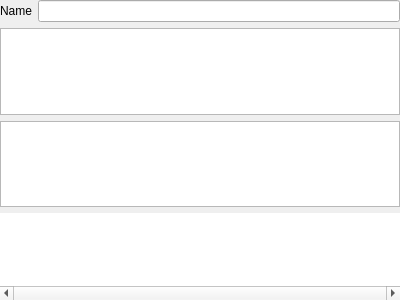
<?xml version="1.0" encoding="UTF-8"?>
<ui version="4.0">
 <class>QGraphicalViewBase</class>
 <widget class="QWidget" name="QGraphicalViewBase">
  <property name="geometry">
   <rect>
    <x>0</x>
    <y>0</y>
    <width>400</width>
    <height>300</height>
   </rect>
  </property>
  <property name="windowTitle">
   <string>Form</string>
  </property>
  <layout class="QVBoxLayout" name="verticalLayout">
   <property name="leftMargin">
    <number>0</number>
   </property>
   <property name="topMargin">
    <number>0</number>
   </property>
   <property name="rightMargin">
    <number>0</number>
   </property>
   <property name="bottomMargin">
    <number>0</number>
   </property>
   <item>
    <layout class="QHBoxLayout" name="horizontalLayout">
     <item>
      <widget class="QLabel" name="m_nameLabel">
       <property name="text">
        <string>Name</string>
       </property>
      </widget>
     </item>
     <item>
      <widget class="QLineEdit" name="m_nameLineEdit"/>
     </item>
    </layout>
   </item>
   <item>
    <widget class="QGraphicsView" name="m_colorView"/>
   </item>
   <item>
    <widget class="QGraphicsView" name="m_scalarOpacityView"/>
   </item>
   <item>
    <widget class="QGraphicsView" name="m_gradientOpacityGraphicsView">
     <property name="frameShape">
      <enum>QFrame::NoFrame</enum>
     </property>
     <property name="horizontalScrollBarPolicy">
      <enum>Qt::ScrollBarAlwaysOn</enum>
     </property>
    </widget>
   </item>
  </layout>
 </widget>
 <resources/>
 <connections/>
</ui>
